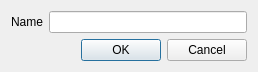
<?xml version="1.0" encoding="UTF-8"?>
<ui version="4.0">
 <class>Asteroids</class>
 <widget class="QDialog" name="Asteroids">
  <property name="geometry">
   <rect>
    <x>0</x>
    <y>0</y>
    <width>258</width>
    <height>65</height>
   </rect>
  </property>
  <property name="windowTitle">
   <string>Search for an asteroid</string>
  </property>
  <layout class="QGridLayout" name="gridLayout">
   <item row="0" column="0">
    <widget class="QLabel" name="label">
     <property name="text">
      <string>Name</string>
     </property>
    </widget>
   </item>
   <item row="0" column="1">
    <widget class="QLineEdit" name="Name"/>
   </item>
   <item row="1" column="0" colspan="2">
    <widget class="QDialogButtonBox" name="buttonBox">
     <property name="orientation">
      <enum>Qt::Horizontal</enum>
     </property>
     <property name="standardButtons">
      <set>QDialogButtonBox::Cancel|QDialogButtonBox::Ok</set>
     </property>
    </widget>
   </item>
  </layout>
 </widget>
 <resources/>
 <connections>
  <connection>
   <sender>buttonBox</sender>
   <signal>accepted()</signal>
   <receiver>Asteroids</receiver>
   <slot>accept()</slot>
   <hints>
    <hint type="sourcelabel">
     <x>248</x>
     <y>254</y>
    </hint>
    <hint type="destinationlabel">
     <x>157</x>
     <y>274</y>
    </hint>
   </hints>
  </connection>
  <connection>
   <sender>buttonBox</sender>
   <signal>rejected()</signal>
   <receiver>Asteroids</receiver>
   <slot>reject()</slot>
   <hints>
    <hint type="sourcelabel">
     <x>316</x>
     <y>260</y>
    </hint>
    <hint type="destinationlabel">
     <x>286</x>
     <y>274</y>
    </hint>
   </hints>
  </connection>
 </connections>
</ui>
